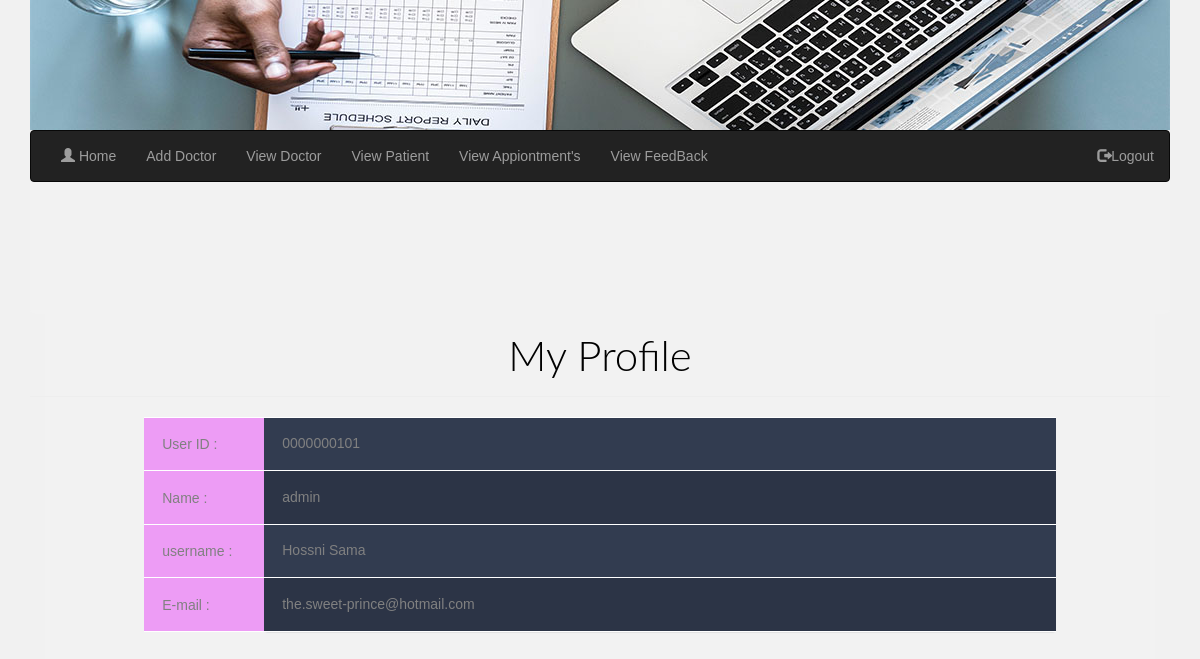
Screenshot of /admin/pageA.php (signed in) with the database file from the repository.
### tables this page shows
CREATE TABLE `admin_test` (
  `id_admin` int(10) UNSIGNED ZEROFILL NOT NULL,
  `admin_n` varchar(50) NOT NULL,
  `admin_pass` varchar(20) NOT NULL,
  `Aname` varchar(50) NOT NULL,
  `Aemail` varchar(50) NOT NULL
);

### admin/pageA.php (the view, shortened to what this page needs)
<?php
   $serverName = 'localhost';
   $userName = 'root';
   $userPassword = '';
   $dbName = 'hospital';
   $conn = mysqli_connect($serverName, $userName, $userPassword, $dbName);
   $sql = "SELECT * FROM admin_test WHERE id_admin = '".$_SESSION['id_admin']."' ";
   $query = mysqli_query($conn, $sql);
    $result = mysqli_fetch_array($query, MYSQLI_ASSOC);
?>
<!DOCTYPE html>
<html lang="en">
<head>
		<link rel="stylesheet" href="https://maxcdn.bootstrapcdn.com/bootstrap/3.3.7/css/bootstrap.min.css">
		  <link rel="stylesheet" type="text/css" href=".../../../CSS/style.css">
        <link rel="stylesheet" type="text/css" href=".../../../CSS/tablestyle.css">
		</head>
<body>
	   <div class="container">
       <div class="row">
        <?php include '.../../menuA.php'; ?>
       </div>
    	<h1><center><span class=""></span>My Profile</center></h1>
        <hr>
                	<table class="container" >
				<tr>
					<th class="success" width="120">User ID :</th>
					<td class="success"><?php echo $result['id_admin']; ?></td>
				</tr>
				<tr>
					<th class="danger"width="120"> Name :</th>
					<td class="danger"><?php echo $result['admin_n']; ?></td>
				</tr>
				<tr>
					<th class="info" width="120"> username :</th>
					<td class="info"><?php echo $result['Aname']; ?></td>
				</tr>
				<tr>
					<th class="warning" width="120">E-mail :</th>
					<td class="warning"><?php echo $result['Aemail']; ?></td>
				</tr>
			</table>
		</div>
	</div>
</html>
</body>

### CSS/style.css (style rules this page uses)
body,h1,h2,h3,h4,h5,h6 { font-family: "Lato", sans-serif; }
body, html { height: 100%; color: rgb(0, 0, 0); line-height: 1.8; }
th { font-weight:bold; line-height:normal; padding:0.25em 0.5em; text-align:left; }
tbody th, td { padding:0.25em 0.5em; text-align:left; vertical-align:top; }
tbody th { font-weight:normal; white-space:nowrap; }
tbody td, tbody th { border:1px solid #fff; border-width:1px 0; }
body { font-family: Arial, Helvetica, sans-serif; }
* { box-sizing: border-box; }
.container { border-radius: 5px; background-color: #f2f2f2; padding: 10px; }
.row:after { content: ""; display: table; clear: both; }

### CSS/tablestyle.css (style rules this page uses)
body { font-family: "Open Sans", sans-serif; font-weight: 300; line-height:1em; color:grey; background-color:white; text-align:center; }
h1 { font-size:3em; font-weight: 300; line-height:1em; text-align: center; color: rgb(0, 0, 0); }
.container td { font-weight: normal; font-size: 1em; -webkit-box-shadow: 0 2px 2px -2px #0E1119; -moz-box-shadow: 0 2px 2px -2px #0E1119; box-shadow: 0 2px 2px -2px #0E1119; }
.container { text-align: center; width: 80%; margin: 0 auto; display: table; padding: 0 0 8em 0; }
.container td, .container th { padding-bottom: 2%; padding-top: 2%; padding-left:2%; }
.container tr:nth-child(odd) { background-color: #323C50; }
.container tr:nth-child(even) { background-color: #2C3446; }
.container th { background-color:rgb(237, 156, 245); }
body { margin: 0; background-color: #f1f1f1; font-family: Arial, Helvetica, sans-serif; }

### rows the page displays
admin_test: id_admin "0000000101", admin_n "admin", Aname "Hossni Sama", Aemail "the.sweet-prince@hotmail.com"
